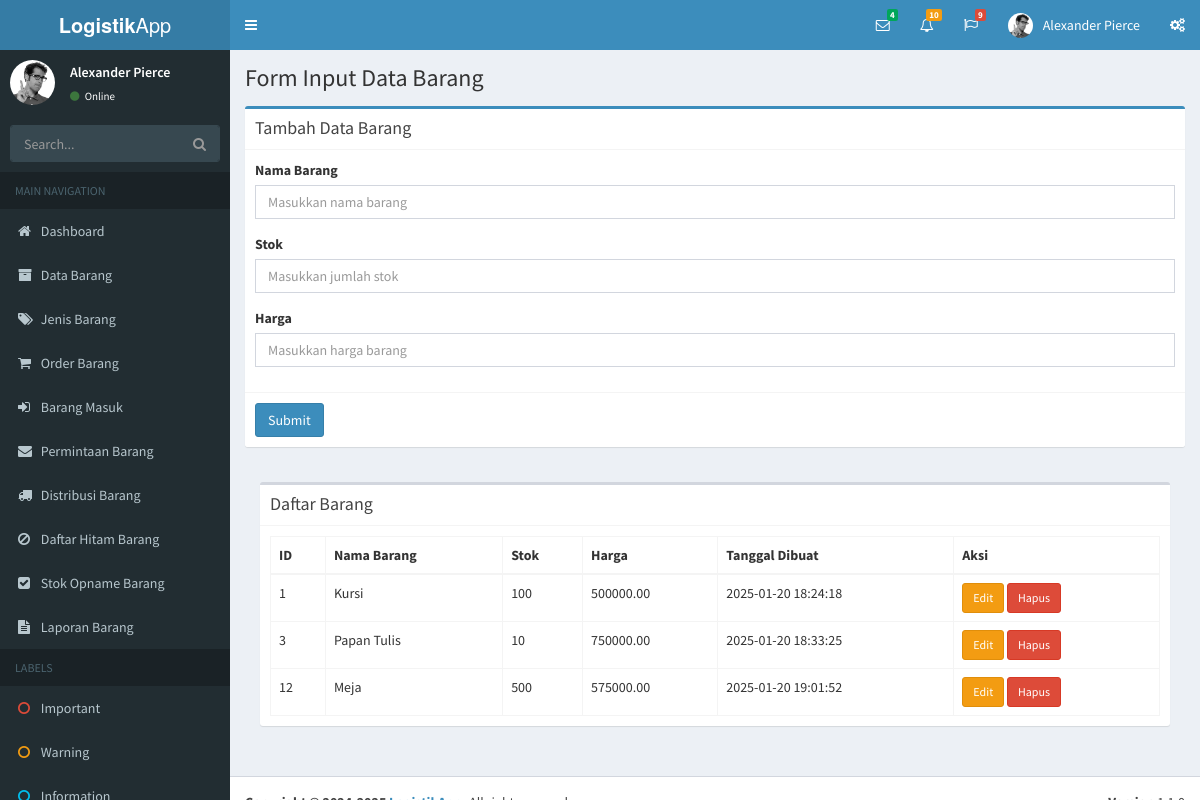
The app's page /data-barang.php with its own data.
### tables this page shows
CREATE TABLE `data_barang` (
  `id` int NOT NULL,
  `nama_barang` varchar(255) NOT NULL,
  `stok` int DEFAULT '0',
  `harga` decimal(10,2) DEFAULT NULL,
  `created_at` timestamp NULL DEFAULT CURRENT_TIMESTAMP
);

### data-barang.php (the view, shortened to what this page needs)
<?php
$host = 'localhost';
$user = 'root';
$password = '';
$database = 'logistik';
$conn = new mysqli($host, $user, $password, $database);
$sql_get_data = "SELECT * FROM data_barang ORDER BY created_at ASC";
$result = $conn->query($sql_get_data);
?>
<!DOCTYPE html>
<html lang="en">
<head>
  <?php include 'c:/laragon/www/logistik/template/styles.php'; ?>
</head>
<body class="hold-transition skin-blue sidebar-mini">
    <div class="wrapper">
        <header class="main-header">
        <?php include 'c:/laragon/www/logistik/template/header.php'; ?>
        </header>
        <?php include 'c:/laragon/www/logistik/template/sidebar.php'; ?>
        <div class="content-wrapper">
            <section class="content-header">
                <h1>Form Input Data Barang</h1>
            </section>
            <section class="content">
                <div class="box box-primary">
                    <div class="box-header with-border">
                        <h3 class="box-title">Tambah Data Barang</h3>
                    </div>
                    <form action="" method="POST">
                        <div class="box-body">
                            <div class="form-group">
                                <label for="nama_barang">Nama Barang</label>
                                <input type="text" name="nama_barang" id="nama_barang" class="form-control" placeholder="Masukkan nama barang" required>
                            </div>
                            <div class="form-group">
                                <label for="stok">Stok</label>
                                <input type="number" name="stok" id="stok" class="form-control" placeholder="Masukkan jumlah stok" required>
                            </div>
                            <div class="form-group">
                                <label for="harga">Harga</label>
                                <input type="number" name="harga" id="harga" class="form-control" placeholder="Masukkan harga barang" required>
                            </div>
                        </div>
                        <div class="box-footer">
                            <button type="submit" class="btn btn-primary">Submit</button>
                        </div>
                    </form>
                </div>
                        <section class="content">
            <div class="box">
                <div class="box-header with-border">
                    <h3 class="box-title">Daftar Barang</h3>
                </div>
                <div class="box-body">
                    <table class="table table-bordered">
                        <thead>
                        <tr>
                            <th>ID</th>
                            <th>Nama Barang</th>
                            <th>Stok</th>
                            <th>Harga</th>
                            <th>Tanggal Dibuat</th>
                            <th>Aksi</th>
                        </tr>
                        </thead>
                        <tbody>
                        <?php if ($result->num_rows > 0): ?>
                            <?php while ($row = $result->fetch_assoc()): ?>
                                <tr>
                                    <td><?php echo $row['id']; ?></td>
                                    <td><?php echo $row['nama_barang']; ?></td>
                                    <td><?php echo $row['stok']; ?></td>
                                    <td><?php echo $row['harga']; ?></td>
                                    <td><?php echo $row['created_at']; ?></td>
                                    <td>
                                        <a href="data-barang.php?edit_id=<?php echo $row['id']; ?>" class="btn btn-warning btn-sm">Edit</a>
                                        <a href="data-barang.php?delete_id=<?php echo $row['id']; ?>"
                                        class="btn btn-danger btn-sm"
                                        onclick="return confirm('Apakah Anda yakin ingin menghapus data ini?')">Hapus</a>
                                    </td>
                                </tr>
                            <?php endwhile; ?>
                        <?php else: ?>
                            <tr>
                                <td colspan="6">Tidak ada data</td>
                            </tr>
                        <?php endif; ?>
                        </tbody>
                    </table>
                </div>
            </div>
            </section>
        </div>
        <footer class="main-footer">
            <?php include 'c:/laragon/www/logistik/template/footer.php'; ?>
        </footer>
    </div>
</body>
</html>

### template/styles.php (shortened to what this page needs)
<link rel="stylesheet" href="adminlte/bower_components/bootstrap/dist/css/bootstrap.min.css">
<link rel="stylesheet" href="adminlte/bower_components/font-awesome/css/font-awesome.min.css">
<link rel="stylesheet" href="adminlte/bower_components/Ionicons/css/ionicons.min.css">
<link rel="stylesheet" href="adminlte/dist/css/AdminLTE.min.css">
<link rel="stylesheet" href="adminlte/dist/css/skins/_all-skins.min.css">
<link rel="stylesheet" href="adminlte/bower_components/morris.js/morris.css">
<link rel="stylesheet" href="adminlte/bower_components/jvectormap/jquery-jvectormap.css">
<link rel="stylesheet" href="adminlte/bower_components/bootstrap-datepicker/dist/css/bootstrap-datepicker.min.css">
<link rel="stylesheet" href="adminlte/bower_components/bootstrap-daterangepicker/daterangepicker.css">
<link rel="stylesheet" href="adminlte/plugins/bootstrap-wysihtml5/bootstrap3-wysihtml5.min.css">

### template/header.php (shortened to what this page needs)
<a href="index2.html" class="logo">
  <span class="logo-lg"><b>Logistik</b>App</span>
</a>
<nav class="navbar navbar-static-top">
  <a href="#" class="sidebar-toggle" data-toggle="push-menu" role="button">
  </a>
  <div class="navbar-custom-menu">
    <ul class="nav navbar-nav">
      <li class="dropdown messages-menu">
        <a href="#" class="dropdown-toggle" data-toggle="dropdown">
          <i class="fa fa-envelope-o"></i>
          <span class="label label-success">4</span>
        </a>
      </li>
      <li class="dropdown notifications-menu">
        <a href="#" class="dropdown-toggle" data-toggle="dropdown">
          <i class="fa fa-bell-o"></i>
          <span class="label label-warning">10</span>
        </a>
      </li>
      <li class="dropdown tasks-menu">
        <a href="#" class="dropdown-toggle" data-toggle="dropdown">
          <i class="fa fa-flag-o"></i>
          <span class="label label-danger">9</span>
        </a>
      </li>
      <li class="dropdown user user-menu">
        <a href="#" class="dropdown-toggle" data-toggle="dropdown">
          <img src="adminlte/dist/img/user2-160x160.jpg" class="user-image" alt="User Image">
          <span class="hidden-xs">Alexander Pierce</span>
        </a>
      </li>
      <li>
        <a href="#" data-toggle="control-sidebar"><i class="fa fa-gears"></i></a>
      </li>
    </ul>
  </div>
</nav>

### template/sidebar.php
<aside class="main-sidebar">
  <section class="sidebar">
    <div class="user-panel">
      <div class="pull-left image">
        <img src="adminlte/dist/img/user2-160x160.jpg" class="img-circle" alt="User Image">
      </div>
      <div class="pull-left info">
        <p>Alexander Pierce</p>
        <a href="#"><i class="fa fa-circle text-success"></i> Online</a>
      </div>
    </div>
    <form action="#" method="get" class="sidebar-form">
      <div class="input-group">
        <input type="text" name="q" class="form-control" placeholder="Search...">
        <span class="input-group-btn">
              <button type="submit" name="search" id="search-btn" class="btn btn-flat"><i class="fa fa-search"></i>
              </button>
            </span>
      </div>
    </form>
    <ul class="sidebar-menu" data-widget="tree">
      <li class="header">MAIN NAVIGATION</li>
      <li><a href="/logistik/dashboard.php"><i class="fa fa-home"></i> <span>Dashboard</span></a></li>
      <li><a href="/logistik/data-barang.php"><i class="fa fa-archive"></i> <span>Data Barang</span></a></li>
      <li><a href="/logistik/jenis-barang.php"><i class="fa fa-tags"></i> <span>Jenis Barang</span></a></li>
      <li><a href="/logistik/order-barang.php"><i class="fa fa-shopping-cart"></i> <span>Order Barang</span></a></li>
      <li><a href="/logistik/barang-masuk.php"><i class="fa fa-sign-in"></i> <span>Barang Masuk</span></a></li>
      <li><a href="/logistik/permintaan-barang.php"><i class="fa fa-envelope"></i> <span>Permintaan Barang</span></a></li>
      <li><a href="/logistik/distribusi-barang.php"><i class="fa fa-truck"></i> <span>Distribusi Barang</span></a></li>
      <li><a href="/logistik/daftar-hitam-barang.php"><i class="fa fa-ban"></i> <span>Daftar Hitam Barang</span></a></li>
      <li><a href="/logistik/stok-opname-barang.php"><i class="fa fa-check-square"></i> <span>Stok Opname Barang</span></a></li>
      <li><a href="/logistik/laporan-barang.php"><i class="fa fa-file-text"></i> <span>Laporan Barang</span></a></li>
      <li class="header">LABELS</li>
      <li><a href="#"><i class="fa fa-circle-o text-red"></i> <span>Important</span></a></li>
      <li><a href="#"><i class="fa fa-circle-o text-yellow"></i> <span>Warning</span></a></li>
      <li><a href="#"><i class="fa fa-circle-o text-aqua"></i> <span>Information</span></a></li>
    </ul>
  </section>
</aside>

### template/footer.php
<div class="pull-right hidden-xs">
  <b>Version</b> 1.1.0
</div>
<strong>Copyright &copy; 2024-2025 <a href="/logistik/dashboard.php">LogistikApp</a>.</strong> All right reserved.

### records on screen
data_barang: id "1", nama_barang "Kursi", stok "100", harga "500000.00", created_at "2025-01-20 18:24:18"
data_barang: id "3", nama_barang "Papan Tulis", stok "10", harga "750000.00", created_at "2025-01-20 18:33:25"
data_barang: id "12", nama_barang "Meja", stok "500", harga "575000.00", created_at "2025-01-20 19:01:52"
